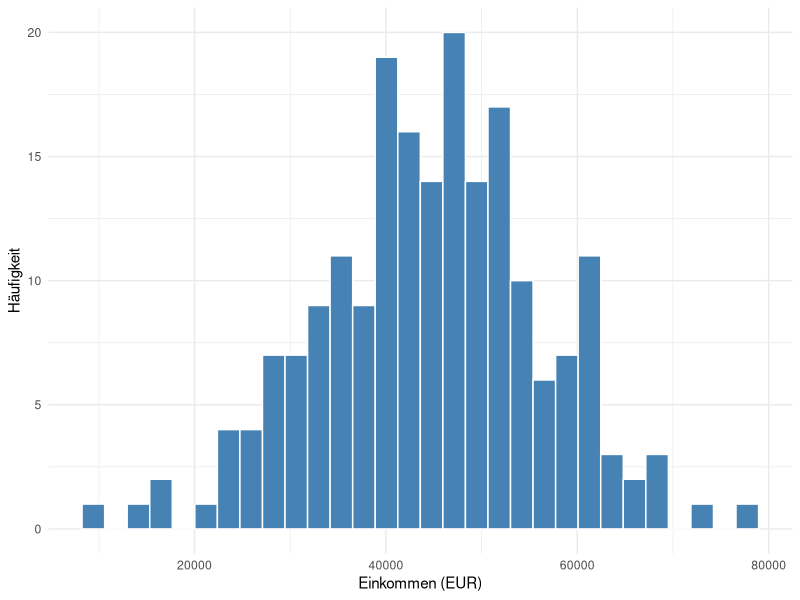

Generate this figure with R:
## ---- chunk 1
#| label: tbl-r-example
#| tbl-cap: "Deskriptive Statistik der Stichprobe"

library(tibble)

data <- tibble(
  variable = c("Alter", "Einkommen", "Bildungsjahre"),
  mean = c(35.2, 45600, 14.3),
  sd = c(8.4, 12500, 2.1),
  n = c(250, 250, 250)
)

knitr::kable(data, 
             caption = "Deskriptive Statistik",
             digits = 1)
## ---- chunk 2
#| label: fig-r-plot
#| fig-cap: "Verteilung der Einkommen"
#| echo: false
#| warning: false

library(ggplot2)
set.seed(42)
df <- tibble(
  income = rnorm(200, mean = 45000, sd = 12000)
)

ggplot(df, aes(x = income)) +
  geom_histogram(bins = 30, fill = "steelblue", color = "white") +
  labs(x = "Einkommen (EUR)", y = "Häufigkeit") +
  theme_minimal()
